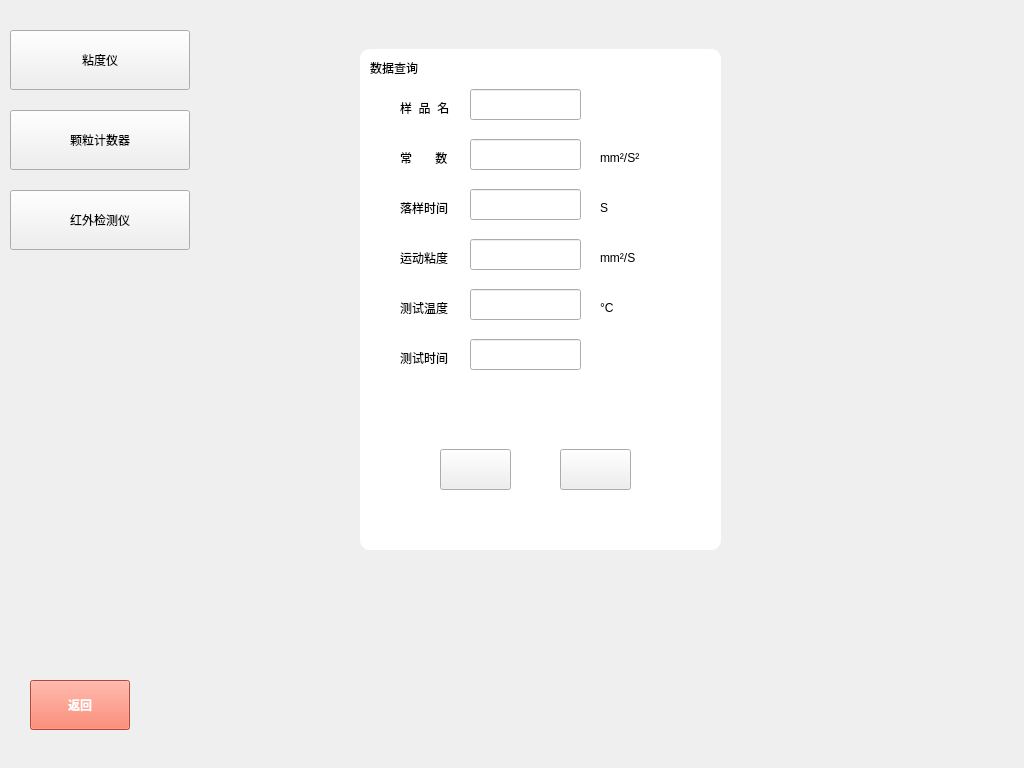
<?xml version="1.0" encoding="UTF-8"?>
<ui version="4.0">
 <class>HistoryRecords</class>
 <widget class="QWidget" name="HistoryRecords">
  <property name="geometry">
   <rect>
    <x>0</x>
    <y>0</y>
    <width>1024</width>
    <height>768</height>
   </rect>
  </property>
  <property name="windowTitle">
   <string>历史记录</string>
  </property>
  <widget class="QPushButton" name="btnBack">
   <property name="geometry">
    <rect>
     <x>30</x>
     <y>680</y>
     <width>100</width>
     <height>50</height>
    </rect>
   </property>
   <property name="styleSheet">
    <string notr="true">QPushButton { background: #FF6347; color: #fff; font-weight: bold; }</string>
   </property>
   <property name="text">
    <string>返回</string>
   </property>
  </widget>
  <widget class="QStackedWidget" name="stackedWidget">
   <property name="geometry">
    <rect>
     <x>200</x>
     <y>9</y>
     <width>915</width>
     <height>750</height>
    </rect>
   </property>
   <property name="styleSheet">
    <string notr="true"/>
   </property>
   <property name="inputMethodHints">
    <set>Qt::ImhNoAutoUppercase</set>
   </property>
   <widget class="QWidget" name="pageViscometer">
    <property name="styleSheet">
     <string notr="true"> </string>
    </property>
    <widget class="QWidget" name="boxWidget" native="true">
     <property name="geometry">
      <rect>
       <x>160</x>
       <y>40</y>
       <width>361</width>
       <height>501</height>
      </rect>
     </property>
     <property name="styleSheet">
      <string notr="true">#boxWidget {
background: #fff;
border-radius: 10px
}</string>
     </property>
     <widget class="QLabel" name="label_15">
      <property name="geometry">
       <rect>
        <x>40</x>
        <y>50</y>
        <width>67</width>
        <height>17</height>
       </rect>
      </property>
      <property name="text">
       <string>样  品  名</string>
      </property>
     </widget>
     <widget class="QLineEdit" name="lineEdit_7">
      <property name="geometry">
       <rect>
        <x>110</x>
        <y>40</y>
        <width>111</width>
        <height>31</height>
       </rect>
      </property>
     </widget>
     <widget class="QLabel" name="label_16">
      <property name="geometry">
       <rect>
        <x>40</x>
        <y>100</y>
        <width>67</width>
        <height>17</height>
       </rect>
      </property>
      <property name="text">
       <string>常       数</string>
      </property>
     </widget>
     <widget class="QLineEdit" name="lineEdit_8">
      <property name="geometry">
       <rect>
        <x>110</x>
        <y>90</y>
        <width>111</width>
        <height>31</height>
       </rect>
      </property>
     </widget>
     <widget class="QLabel" name="label_17">
      <property name="geometry">
       <rect>
        <x>40</x>
        <y>150</y>
        <width>67</width>
        <height>17</height>
       </rect>
      </property>
      <property name="text">
       <string>落样时间</string>
      </property>
     </widget>
     <widget class="QLineEdit" name="lineEdit_9">
      <property name="geometry">
       <rect>
        <x>110</x>
        <y>140</y>
        <width>111</width>
        <height>31</height>
       </rect>
      </property>
     </widget>
     <widget class="QLabel" name="label_18">
      <property name="geometry">
       <rect>
        <x>40</x>
        <y>200</y>
        <width>67</width>
        <height>17</height>
       </rect>
      </property>
      <property name="text">
       <string>运动粘度</string>
      </property>
     </widget>
     <widget class="QLineEdit" name="lineEdit_10">
      <property name="geometry">
       <rect>
        <x>110</x>
        <y>190</y>
        <width>111</width>
        <height>31</height>
       </rect>
      </property>
     </widget>
     <widget class="QLabel" name="label_19">
      <property name="geometry">
       <rect>
        <x>40</x>
        <y>250</y>
        <width>67</width>
        <height>17</height>
       </rect>
      </property>
      <property name="text">
       <string>测试温度</string>
      </property>
     </widget>
     <widget class="QLineEdit" name="lineEdit_11">
      <property name="geometry">
       <rect>
        <x>110</x>
        <y>240</y>
        <width>111</width>
        <height>31</height>
       </rect>
      </property>
     </widget>
     <widget class="QLabel" name="label_20">
      <property name="geometry">
       <rect>
        <x>40</x>
        <y>300</y>
        <width>67</width>
        <height>17</height>
       </rect>
      </property>
      <property name="text">
       <string>测试时间</string>
      </property>
     </widget>
     <widget class="QLineEdit" name="lineEdit_12">
      <property name="geometry">
       <rect>
        <x>110</x>
        <y>290</y>
        <width>111</width>
        <height>31</height>
       </rect>
      </property>
     </widget>
     <widget class="QLabel" name="label_21">
      <property name="geometry">
       <rect>
        <x>240</x>
        <y>100</y>
        <width>67</width>
        <height>17</height>
       </rect>
      </property>
      <property name="text">
       <string>mm²/S²</string>
      </property>
     </widget>
     <widget class="QLabel" name="label_22">
      <property name="geometry">
       <rect>
        <x>240</x>
        <y>150</y>
        <width>67</width>
        <height>17</height>
       </rect>
      </property>
      <property name="text">
       <string>S</string>
      </property>
     </widget>
     <widget class="QLabel" name="label_23">
      <property name="geometry">
       <rect>
        <x>240</x>
        <y>200</y>
        <width>67</width>
        <height>17</height>
       </rect>
      </property>
      <property name="text">
       <string>mm²/S</string>
      </property>
     </widget>
     <widget class="QLabel" name="label_24">
      <property name="geometry">
       <rect>
        <x>240</x>
        <y>250</y>
        <width>67</width>
        <height>17</height>
       </rect>
      </property>
      <property name="text">
       <string>°C</string>
      </property>
     </widget>
     <widget class="QPushButton" name="pushButton_4">
      <property name="geometry">
       <rect>
        <x>80</x>
        <y>400</y>
        <width>71</width>
        <height>41</height>
       </rect>
      </property>
      <property name="text">
       <string/>
      </property>
      <property name="icon">
       <iconset theme="go-previous"/>
      </property>
     </widget>
     <widget class="QPushButton" name="pushButton_5">
      <property name="geometry">
       <rect>
        <x>200</x>
        <y>400</y>
        <width>71</width>
        <height>41</height>
       </rect>
      </property>
      <property name="text">
       <string/>
      </property>
      <property name="icon">
       <iconset theme="go-next"/>
      </property>
     </widget>
     <widget class="QLabel" name="label_25">
      <property name="geometry">
       <rect>
        <x>10</x>
        <y>10</y>
        <width>67</width>
        <height>17</height>
       </rect>
      </property>
      <property name="text">
       <string>数据查询</string>
      </property>
     </widget>
    </widget>
   </widget>
   <widget class="QWidget" name="pageParticleCounter">
    <property name="styleSheet">
     <string notr="true"/>
    </property>
   </widget>
   <widget class="QWidget" name="pageInfraredDetector">
    <property name="styleSheet">
     <string notr="true"/>
    </property>
   </widget>
  </widget>
  <widget class="QPushButton" name="btnViscometer">
   <property name="geometry">
    <rect>
     <x>10</x>
     <y>30</y>
     <width>180</width>
     <height>60</height>
    </rect>
   </property>
   <property name="styleSheet">
    <string notr="true"/>
   </property>
   <property name="text">
    <string>粘度仪</string>
   </property>
  </widget>
  <widget class="QPushButton" name="btnParticleCounter">
   <property name="geometry">
    <rect>
     <x>10</x>
     <y>110</y>
     <width>180</width>
     <height>60</height>
    </rect>
   </property>
   <property name="styleSheet">
    <string notr="true"/>
   </property>
   <property name="text">
    <string>颗粒计数器</string>
   </property>
  </widget>
  <widget class="QPushButton" name="btnInfraredDetector">
   <property name="geometry">
    <rect>
     <x>10</x>
     <y>190</y>
     <width>180</width>
     <height>60</height>
    </rect>
   </property>
   <property name="styleSheet">
    <string notr="true"/>
   </property>
   <property name="text">
    <string>红外检测仪</string>
   </property>
  </widget>
 </widget>
 <resources/>
 <connections/>
</ui>
